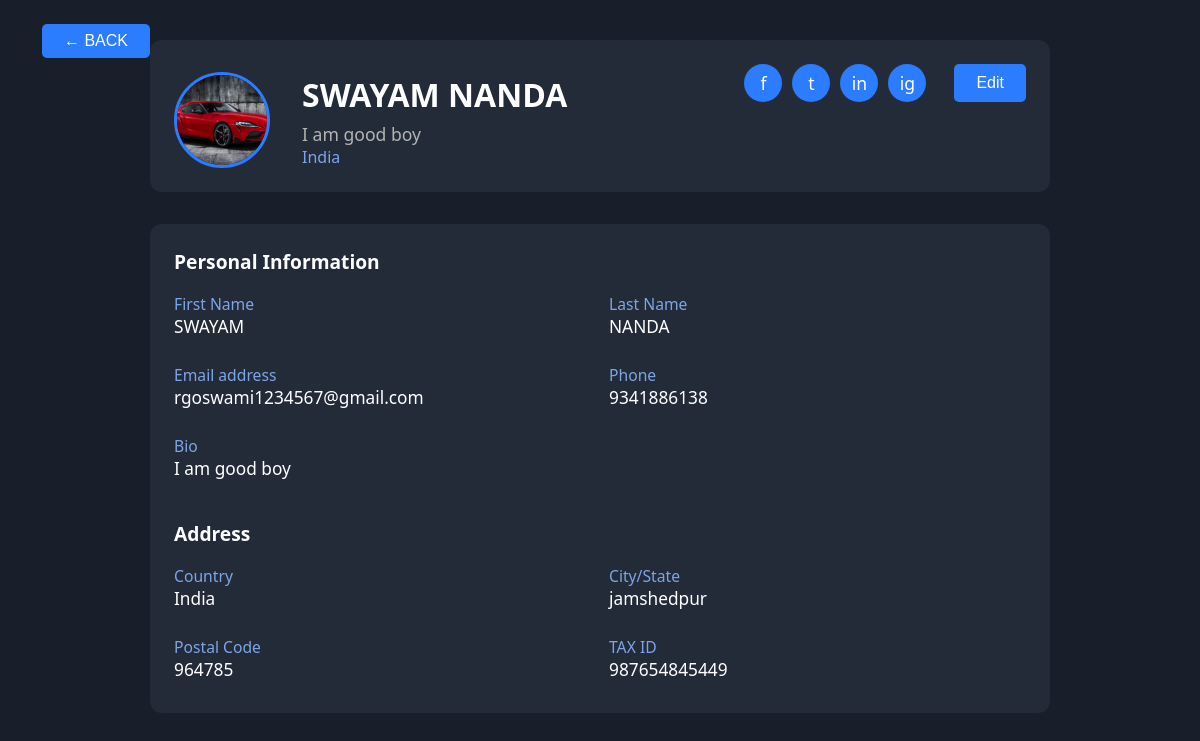
Page /profile/ (signed in) on the committed database.
### store/models.py (models this page shows, shortened)
class HR_HR(models.Model):
    username = models.CharField(max_length=100, unique=True)
    password = models.CharField(max_length=100)
    first_name = models.CharField(max_length=100, blank=True)
    last_name = models.CharField(max_length=100, blank=True)
    email = models.EmailField(blank=True)
    phone = models.CharField(max_length=20, blank=True, null=True)
    bio = models.TextField(blank=True, null=True)
    image = models.ImageField(upload_to='profile_pics/', blank=True, null=True)
    country = models.CharField(max_length=100, blank=True, null=True)
    city_state = models.CharField(max_length=100, blank=True, null=True)
    postal_code = models.CharField(max_length=20, blank=True, null=True)
    tax_id = models.CharField(max_length=50, blank=True, null=True)

### store/views.py (the view, shortened to what this page needs)
# urls.py: path('profile/', views.profile, name='profile'),
def profile(request):
    role = request.session.get('role')
    user_id = request.session.get('user_id')
    if role == 'hr':
        user = HR_HR.objects.get(id=user_id)
    elif role == 'employee':
        user = Logins_emp.objects.get(id=user_id)
    else:
        return redirect('login')
    return render(request, 'profile.html', {'user': user})

### templates/profile.html (shortened to what this page needs)
{% load static %}
<!DOCTYPE html>
<html lang="en">
<head>
</head>
<body>
  <div class="container">
    <button class="edit-btn" style="position: absolute; top: 24px; left: 24px; z-index: 10;"
      onclick="window.history.back()">
      &#8592; BACK
    </button>
    <div class="profile-header">
      <img class="avatar" id="profile-img"
        src="{% if user.image %}{{ user.image.url }}{% else %}{% static 'default-avatar.png' %}{% endif %}"
        alt="Profile Image">
      <div class="profile-info">
        <h2>{{ user.first_name }} {{ user.last_name }}</h2>
        <div class="bio">{{ user.bio|default:"Team Manager" }}</div>
        <div class="location">{{ user.country|default:"Location" }}</div>
      </div>
      <div class="social-icons">
        <a href="#" class="social-icon">f</a>
        <a href="#" class="social-icon">t</a>
        <a href="#" class="social-icon">in</a>
        <a href="#" class="social-icon">ig</a>
        <button class="edit-btn" onclick="toggleEdit()">Edit</button>
      </div>
    </div>
    <div class="section" id="profile-view">
      <div class="section-title">Personal Information</div>
      <div class="info-grid">
        <div>
          <div class="info-label">First Name</div>
          <div class="info-value">{{ user.first_name }}</div>
        </div>
        <div>
          <div class="info-label">Last Name</div>
          <div class="info-value">{{ user.last_name }}</div>
        </div>
        <div>
          <div class="info-label">Email address</div>
          <div class="info-value">{{ user.email }}</div>
        </div>
        <div>
          <div class="info-label">Phone</div>
          <div class="info-value">{{ user.phone|default:"Not provided" }}</div>
        </div>
        <div style="grid-column: 1 / span 2;">
          <div class="info-label">Bio</div>
          <div class="info-value">{{ user.bio|default:"Not provided" }}</div>
        </div>
      </div>
      <div class="section-title" style="margin-top:32px;">Address</div>
      <div class="info-grid">
        <div>
          <div class="info-label">Country</div>
          <div class="info-value">{{ user.country|default:"Not provided" }}</div>
        </div>
        <div>
          <div class="info-label">City/State</div>
          <div class="info-value">{{ user.city_state|default:"Not provided" }}</div>
        </div>
        <div>
          <div class="info-label">Postal Code</div>
          <div class="info-value">{{ user.postal_code|default:"Not provided" }}</div>
        </div>
        <div>
          <div class="info-label">TAX ID</div>
          <div class="info-value">{{ user.tax_id|default:"Not provided" }}</div>
        </div>
      </div>
    </div>
  </div>
</body>
</html>

### templates/profile.html (style rules this page uses)
body { background: #181f2a; color: #fff; font-family: 'Segoe UI', Arial, sans-serif; margin: 0; }
.container { max-width: 900px; margin: 40px auto; padding: 0 16px; }
.profile-header { display: flex; align-items: center; background: #232b39; border-radius: 12px; padding: 32px 24px 24px 24px; margin-bottom: 32px; position: relative; }
.avatar { width: 90px; height: 90px; border-radius: 50%; object-fit: cover; border: 3px solid #2b7cff; margin-right: 32px; background: #222; }
.profile-info { flex: 1; }
.profile-info h2 { margin: 0 0 6px 0; font-size: 2rem; font-weight: 600; }
.profile-info .bio { color: #b3b3b3; font-size: 1.1rem; }
.profile-info .location { color: #7da5e6; font-size: 1rem; }
.social-icons { position: absolute; right: 24px; top: 24px; display: flex; gap: 10px; }
.social-icon { width: 38px; height: 38px; border-radius: 50%; background: #2b7cff; color: #fff; display: flex; align-items: center; justify-content: center; font-size: 1.1rem; text-decoration: none; }
.edit-btn { background: #2b7cff; color: #fff; border: none; border-radius: 5px; padding: 8px 22px; font-size: 1rem; cursor: pointer; margin-left: 18px; }
.section { background: #232b39; border-radius: 12px; padding: 24px; margin-bottom: 24px; }
.section-title { font-size: 1.2rem; font-weight: 600; margin-bottom: 18px; display: flex; justify-content: space-between; align-items: center; }
.info-grid { display: grid; grid-template-columns: 1fr 1fr; gap: 18px; }
.info-label { color: #7da5e6; font-size: 0.98rem; }
.info-value { font-size: 1.08rem; margin-bottom: 8px; }

### rows in the picture
HR_HR: image (picture), first_name "SWAYAM", last_name "NANDA", bio "I am good boy", country "India", email "rgoswami1234567@gmail.com", phone "9341886138", city_state "jamshedpur", postal_code "964785", tax_id "987654845449"
